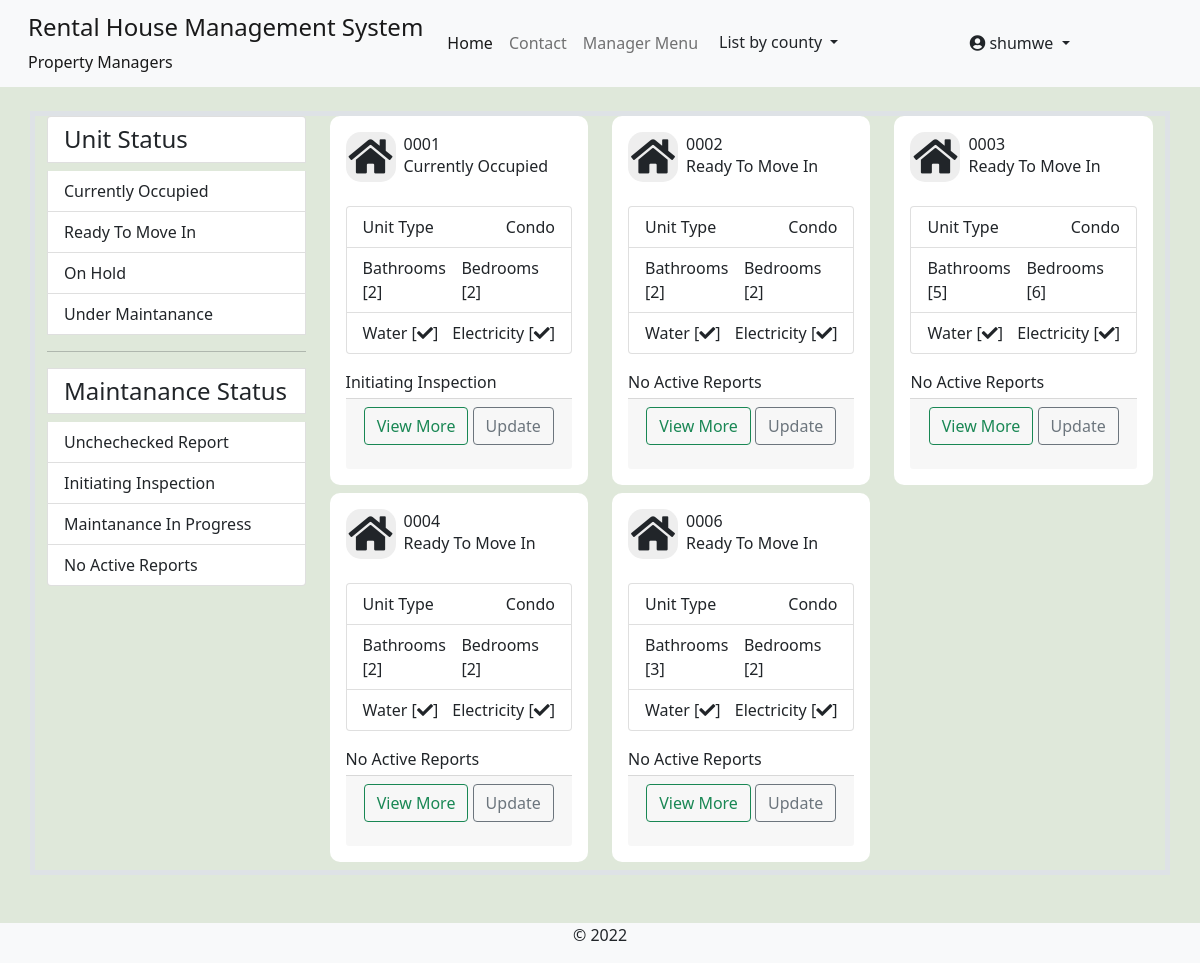
The app's page /building/niagra-bumnsd-sd-djks/rental-units/ (signed in), older data.
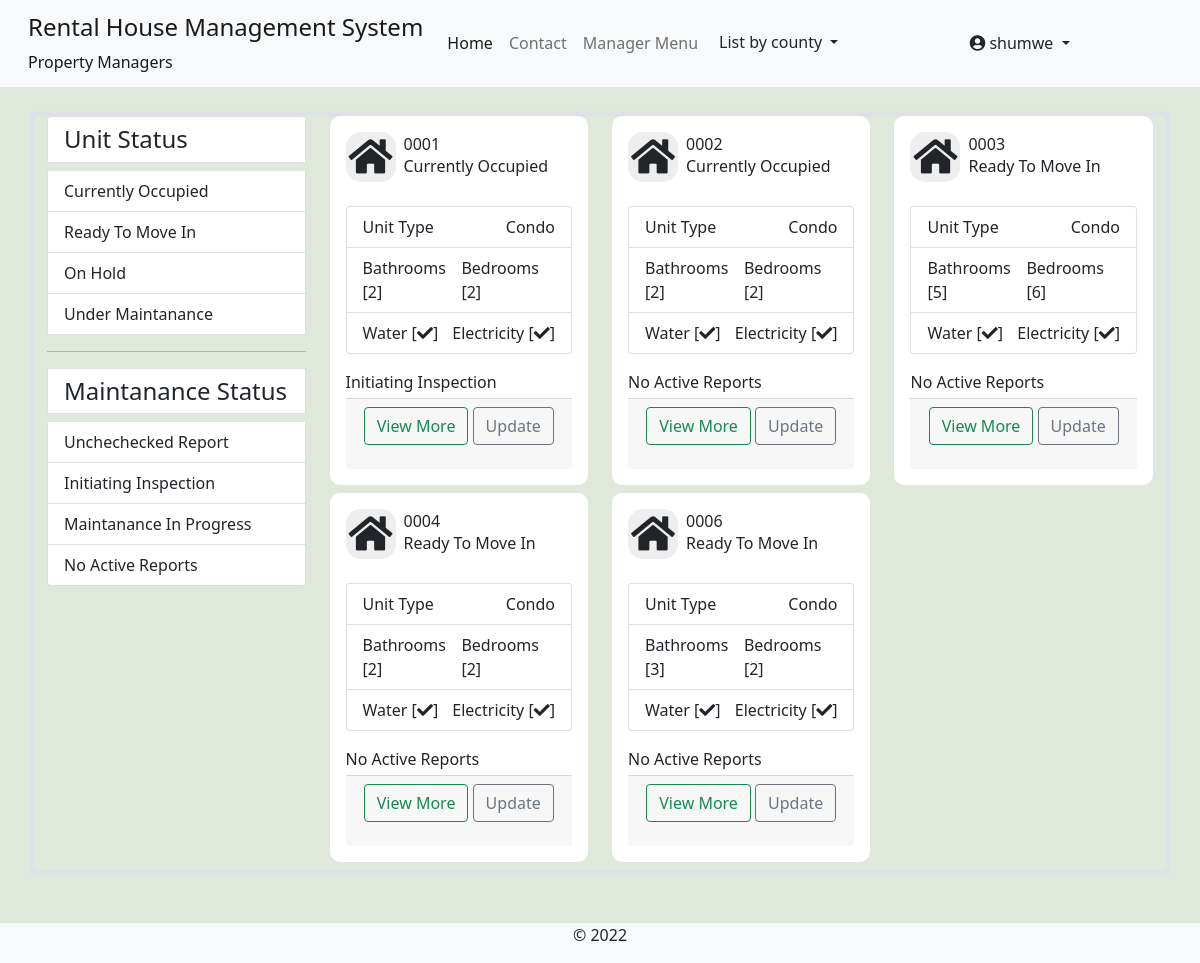
The same page, newer data.
### rental_property/models.py (models this page shows, shortened)
class RentalUnit(models.Model):
    MAINTANANCE_STATUS_CHOICES = [
        ('nm', 'Unchechecked Report'),
        ('ip', 'Initiating Inspection'),
        ('ir', 'Maintanance In Progress'),
        ('op', 'No Active Reports'),
        ('rm', 'Remove'),
    ]
    STATUS_CHOICES = [
        ('occupied', 'Currently Occupied'),
        ('ready', 'Ready To Move In'),
        ('hold', 'On Hold'),
        ('maintanance', 'Under Maintanance'),
    ]
    building = models.ForeignKey(Building, on_delete=models.CASCADE)
    unit_type = models.ForeignKey(UnitType, on_delete=models.CASCADE)
    added_by = models.ForeignKey(User, on_delete=models.CASCADE)
    unit_number = models.CharField(max_length=50)
    slug = models.SlugField(max_length=50, unique=True, blank=True, null=True, help_text='This field is autogenerated')
    bathrooms = models.PositiveIntegerField()
    bedrooms = models.PositiveIntegerField()
    dimension = models.CharField(max_length=50)
    kitchen = models.BooleanField(default=True)
    status = models.CharField(max_length=20, choices=STATUS_CHOICES)
    maintanance_status = models.CharField(max_length=6, choices=MAINTANANCE_STATUS_CHOICES, default='op')
    total_occupants = models.PositiveIntegerField(help_text="Number of people in the unit", null=True, blank=True)
    water_available = models.BooleanField(default=True)
    electricity_available = models.BooleanField(default=True)
    added = models.DateTimeField(default=datetime.now)
    updated = models.DateTimeField(auto_now=True)
    class Meta:
        unique_together = ('building', 'unit_number')

class UnitType(models.Model):
    name = models.CharField(max_length=55)
    slug = models.SlugField(max_length=55, unique=True)
    added_by = models.ForeignKey(User, on_delete=models.DO_NOTHING)
    added = models.DateTimeField(default=datetime.now)
    updated = models.DateTimeField(auto_now=True)
    def __str__(self):
        return f"{self.name}"
    class Meta:
        ordering = ('name',)
        verbose_name_plural = 'Available Unit Types'

### rental_property/views.py (the view)
# urls.py: path('building/<slug:building_slug>/rental-units/', views.managed_building_units, name="managed-building-units"),
@login_required
@user_passes_test(lambda user: user.is_manager==True, login_url='profile')
def managed_building_units(request, building_slug):
    building = Building.objects.get(slug=building_slug)
    get_status = request.GET.get('unit-status', '')
    if get_status == 'occupied':
        units = RentalUnit.objects.filter(building=building, status='occupied')
    elif get_status == 'ready-for-movein':
        units = RentalUnit.objects.filter(building=building, status='ready')
    elif get_status == 'on-hold':
        units = RentalUnit.objects.filter(building=building, status='hold')
    elif get_status == 'under-maintanance':
        units = RentalUnit.objects.filter(building=building, status='maintanance')
    elif get_status == 'unchecked':
        units = RentalUnit.objects.filter(building=building, maintanance_status='nm')
    elif get_status == 'starting-inspection':
        units = RentalUnit.objects.filter(building=building, maintanance_status='ip')
    elif get_status == 'maintanace-in-progress':
        units = RentalUnit.objects.filter(building=building, maintanance_status='ir')
    elif get_status == 'no-reports':
        units = RentalUnit.objects.filter(building=building, maintanance_status='op')
    else:
        units = RentalUnit.objects.filter(building=building)
    paginator = Paginator(units, 6)
    page_number = request.GET.get('page')
    units_obj = paginator.get_page(page_number)
    context = {'units':units_obj, 'building':building,}
    return render(request, 'rental_property/managed_building_units.html', context)

### rental_property/context_processors.py (called while the page is built)
def counties_links(request):
    county_links = Counties.objects.all()
    return dict(county_links=county_links)

def my_managed_buildings(request):
    user_instance = request.user
    if user_instance.is_authenticated:
        manager_instance = Managers.objects.filter(associated_account=user_instance)[:1]
        managed_buildings = Building.objects.filter(manager=manager_instance)
        return dict(managed_buildings=managed_buildings)
    else:
        return {'False': False,}

### rental_property/models.py (called while the page is built)
    def get_url(self):
        return reverse('by-county', args=[self.slug])

### rental_property/templates/rental_property/managed_building_units.html (shortened to what the changed rows need)
{% extends 'base.html' %}
{% block content %}
<section class="container border border-5" style="margin-top:2%; margin-bottom:4%;">
    <div class="row">
        <div class="container">
            <div class="row">
              <div class="col-sm-9">
                <div class="row">
                    {% for unit in units %}
                            <div class="col-md-4">
                                <div class="card p-3 mb-2">
                                    <div class="d-flex justify-content-between">
                                        <div class="d-flex flex-row align-items-center">
                                            <div class="icon"> <em class="fa fa-home"></em> </div>
                                            <div class="ms-2 c-details">
                                                <h6 class="mb-0">{{unit.unit_number}}</h6> <span>{{unit.get_status_display}} </span>
                                            </div>
                                        </div>
                                    </div>
                                    <div class="mt-4">
                                        <ul class="list-group">
                                            <li class="list-group-item d-flex justify-content-between align-items-center">Unit Type
                                                <span>{{unit.unit_type}}</span>
                                            </li>
                                            <li class="list-group-item d-flex justify-content-between align-items-center">Bathrooms [{{unit.bathrooms}}]
                                                <span>Bedrooms [{{unit.bedrooms}}] </span>
                                            </li>
                                            <li class="list-group-item d-flex justify-content-between align-items-center">
                                                <span>{% if unit.water_available %} Water [<em class="fa fa-check"></em>] {% endif %} </span>
                                                <span>{% if unit.electricity_available %} Electricity [<em class="fa fa-check"></em>] {% endif %}</span>
                                            </li>
                                          </ul>
                                        <div class="mt-1">
                                            <div class="mt-3"> <span>{{unit.get_maintanance_status_display}}</span> </div>
                                        </div>
                                        <div class="card-footer mt-1">
                                            <p class="text-center">
                                                <a href="{% url 'unit-details' unit.building.slug unit.slug %}" class="btn btn-outline-success">View More</a>
                                                <a href="{% url 'update-unit' unit.building.slug unit.slug %}" class="btn btn-outline-secondary">Update</a>
                                            </p>
                                          </div>
                                    </div>
                                </div>
                            </div>
                            {% empty %}
                            <div class="col-md-4">
                                <div class="card p-3 mb-2">
                                    OOOPS! Nothing to display
                                </div>
                            </div>
                          {% endfor %}
              </div>
            </div>
          </div>
        </div>
    </section>
{% endblock %}

Row changes from the older to the newer data that the page shows:
changed RentalUnit (number 2 of 5 on the later page): status "Ready To Move In" → "Currently Occupied"
